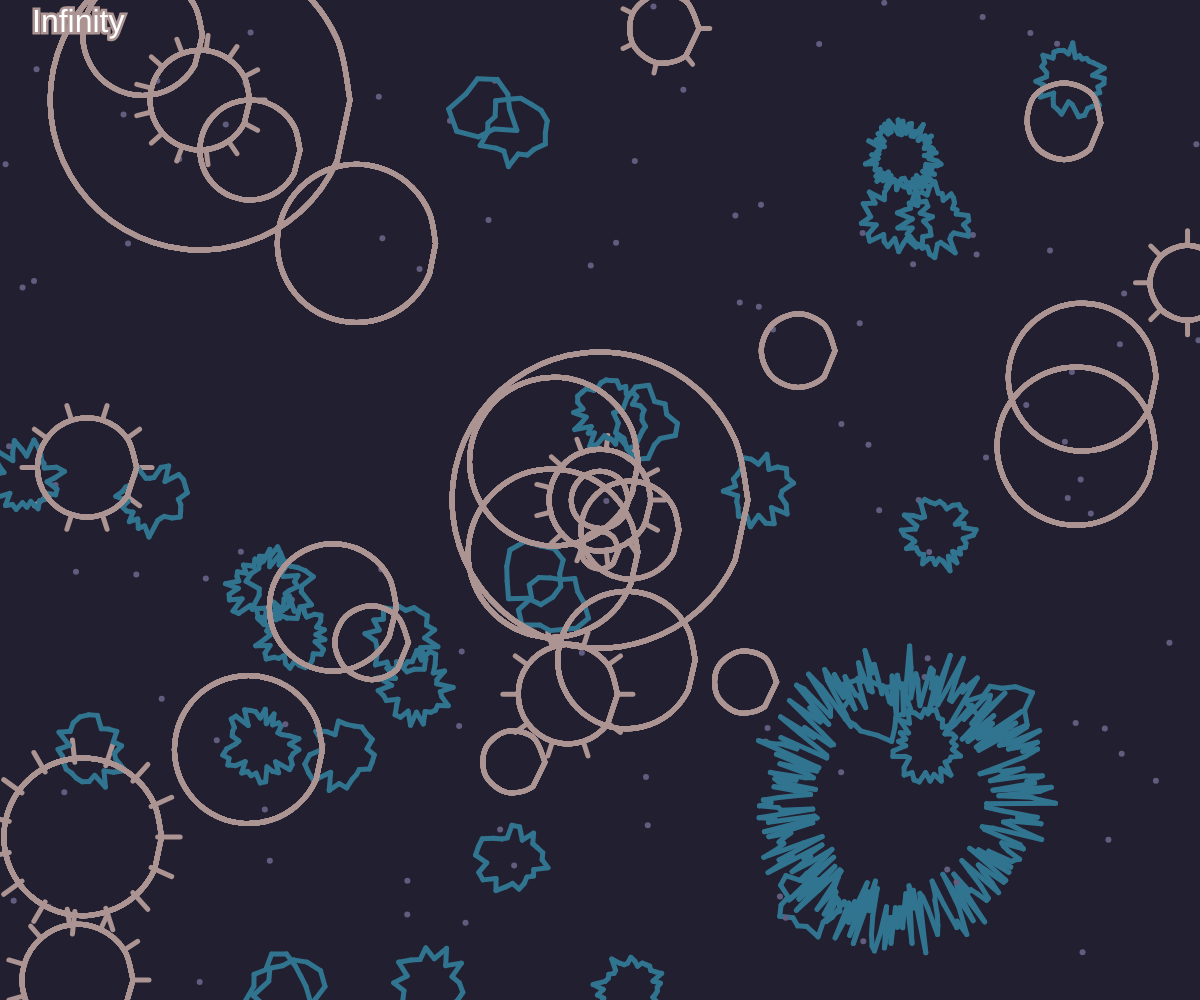
Frame 1 (no input)
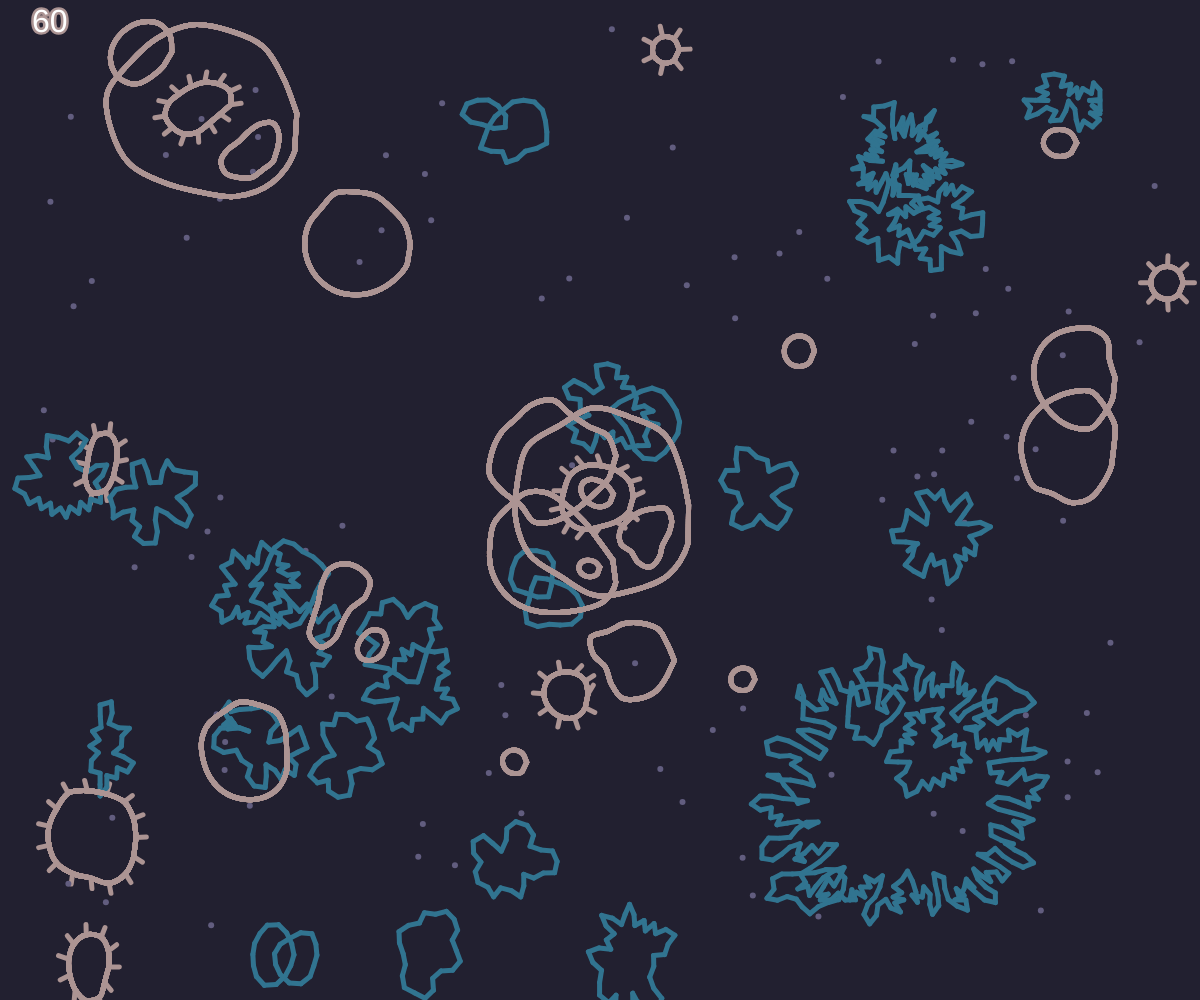
Frame 60 (no input)
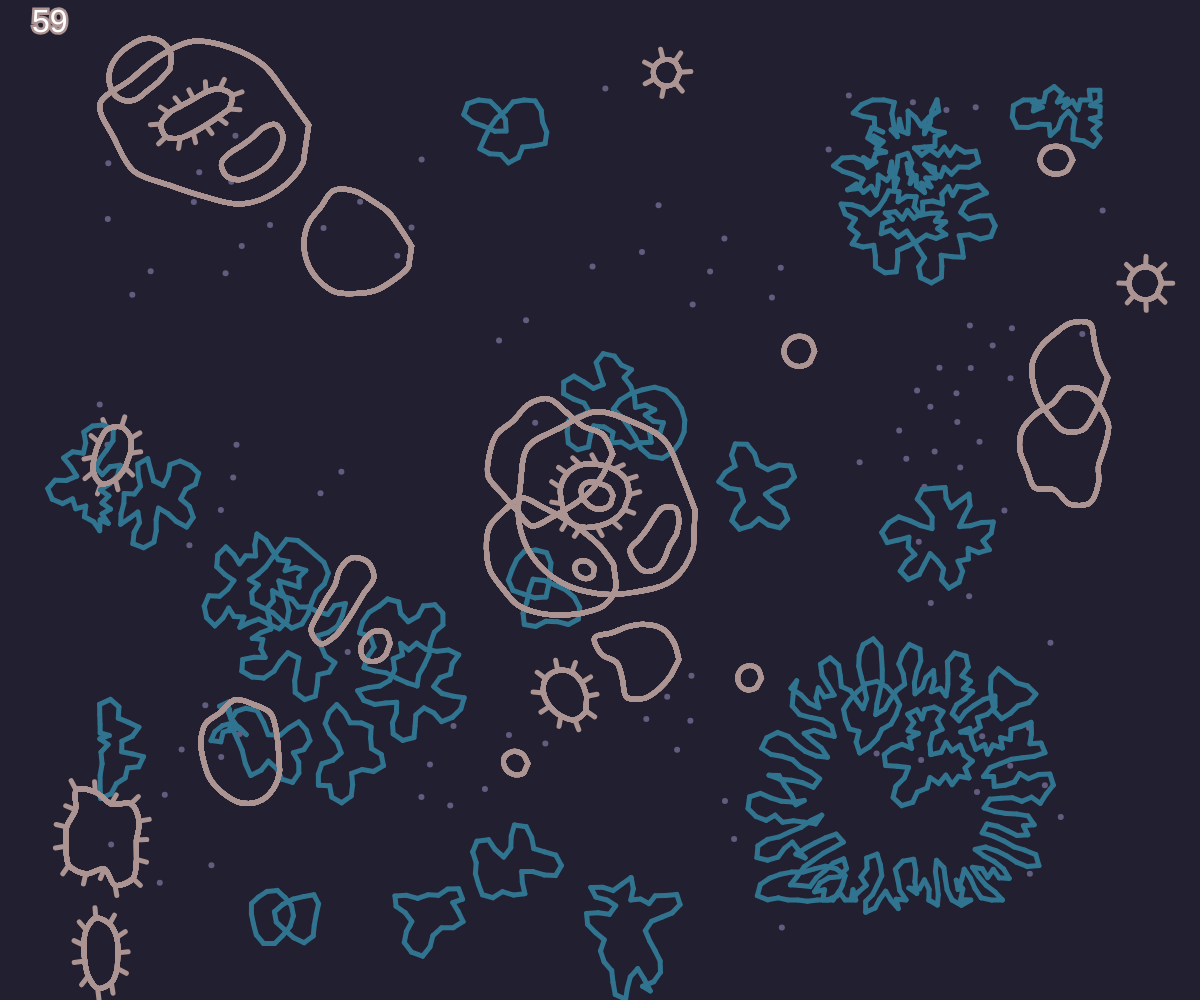
Frame 120 (the mouse pressed at the canvas centre since frame 60)

The p5.js sketch that drew these frames (run headless with seeded random() and noise() and a simulated clock; from frame 60 on, the mouse is pressed at the canvas centre):

// p5.js sketch
// ── sketch.js
let defualt_color = "rgb(49,116,144)";

let blob_fill_color;
let blob_stroke_color;
let dot1_color;

let count = 0;

let time = 0;

var applyForce =
  (distance = 10, strength = 1.0) =>
  (particle, particles) => {
    particles.forEach((p) => {
      if (p != particle) {
        let dx = p.x - particle.x;
        let dy = p.y - particle.y;
        let d = dx * dx + dy * dy;
        dx /= d + 0.1;
        dy /= d + 0.1;
        if (d < distance * distance) {
          particle.vx -= dx * strength;
          particle.vy -= dy * strength;
        }
      }
    });
  };

var applyAlignment =
  (distance = 10, strength = 1.0) =>
  (particle, particles) => {
    let AvgVx = 0;
    let AvgVy = 0;
    let count = 0;
    particles.forEach((p) => {
      if (p != particle) {
        let dx = p.x - particle.x;
        let dy = p.y - particle.y;
        let d = dx * dx + dy * dy;
        if (d < distance * distance) {
          AvgVx += p.vx;
          AvgVy += p.vy;
          count++;
        }
      }
    });
    if (count == 0) {
      return;
    }
    AvgVx /= count;
    AvgVy /= count;
    const DVx = AvgVx - particle.vx;
    const DVy = AvgVy - particle.vy;
    particle.vx += DVx * strength;
    particle.vy += DVy * strength;
  };

var applyCohesion =
  (distance = 10, strength = 1.0) =>
  (particle, particles) => {
    let AvgX = 0;
    let AvgY = 0;
    let count = 0;
    particles.forEach((p) => {
      if (p != particle) {
        let dx = p.x - particle.x;
        let dy = p.y - particle.y;
        let d = dx * dx + dy * dy;
        if (d < distance * distance) {
          AvgX += p.x;
          AvgY += p.y;
          count++;
        }
      }
    });
    if (count == 0) {
      return;
    }
    let DX = AvgX / count;
    let DY = AvgY / count;
    DX -= particle.x;
    DY -= particle.y;
    particle.vx += DX * strength;
    particle.vy += DY * strength;
  };

var applySeparation =
  (distance = 10, strength = 1.0) =>
  (particle, particles) => {
    let close_dx = 0;
    let close_dy = 0;
    particles.forEach((p) => {
      let dx = p.x - particle.x;
      let dy = p.y - particle.y;
      let d = dx * dx + dy * dy;
      if (d < distance * distance) {
        close_dx += particle.x - p.x;
        close_dy += particle.y - p.y;
      }
    });
    particle.vx += close_dx * strength;
    particle.vy += close_dy * strength;
  };

var applyMinVelocity =
  (minVel = 1.0) =>
  (particle) => {
    let d = particle.vx * particle.vx + particle.vy * particle.vy;
    d = Math.sqrt(d);
    particle.vx = (particle.vx / d) * minVel;
    particle.vy = (particle.vy / d) * minVel;
  };

var applyScreenBounds = (width, height, padding, turnFactor) => (particle) => {
  const leftMargin = padding;
  const rightMargin = width - padding;
  const topMargin = padding;
  const bottomMargin = height - padding;
  if (particle.x < leftMargin) {
    //particle.x = leftMargin;
    particle.vx += turnFactor;
  }
  if (particle.x > rightMargin) {
    //particle.x = rightMargin;
    particle.vx -= turnFactor;
  }
  if (particle.y < topMargin) {
    //particle.y = topMargin;
    particle.vy += turnFactor;
  }
  if (particle.y > bottomMargin) {
    //particle.y = bottomMargin;
    particle.vy -= turnFactor;
  }
};

var applyVineForce =
  (distance = 10, strength = 1.0) =>
  (particle, particles) => {
    let Dx = 0;
    let Dy = 0;
    let count = 0;
    particles.forEach((p) => {
      if (p == particle) {
        return;
      }
      let dx = p.x - particle.x;
      let dy = p.y - particle.y;
      let d = dx * dx + dy * dy;
      dx /= d + 0.1;
      dy /= d + 0.1;
      if (d < distance * distance) {
        Dx -= dx * strength;
        Dy -= dy * strength;
        count++;
      }
    });
    if (count == 0) {
      return;
    }
    particle.vx += Dx / count;
    particle.vy += Dy / count;
  };

var stayInBounds = (width, height, padding, force) => (particle) => {
  if (particle.x < padding) {
    particle.vx += force;
  }
  if (particle.x > width - padding) {
    particle.vx -= force;
  }
  if (particle.y < padding) {
    particle.vy += force;
  }
  if (particle.y > height - padding) {
    particle.vy -= force;
  }
};

class PhysicsWorld {
  constructor(cellSize) {
    this.cellSize = cellSize;
    this.gridWidth = Math.ceil(width / this.cellSize);
    this.gridHeight = Math.ceil(height / this.cellSize);
    this.cellIndex = new Array(this.gridWidth * this.gridHeight);
    this.cellIndex.fill(-1);
    this.particles = [];
    this.springs = [];
    this.interactions = {};
    this.blobs = [];
  }

  addParticle(particle) {
    this.particles.push(particle);
  }

  addSpring(spring) {
    this.springs.push(spring);
  }

  getParticleIndex(particle) {
    let x = Math.floor(particle.x / this.cellSize);
    let y = Math.floor(particle.y / this.cellSize);
    let index = x + y * this.gridWidth;
    return index;
  }

  compare = function (a, b) {
    a.index = this.getParticleIndex(a);
    b.index = this.getParticleIndex(b);

    if (a.index < b.index) {
      return -1;
    }
    if (a.index > b.index) {
      return 1;
    }
    return 0;
  };

  solveGrid() {
    this.cellIndex.fill(-1);
    this.particles.sort(this.compare.bind(this));
    for (let i = 0; i < this.particles.length; i++) {
      let index = this.particles[i].index;
      if (this.cellIndex[index] == -1) {
        this.cellIndex[index] = i;
      }
    }
  }

  getParticlesInCell(index, filters) {
    let particle = [];

    let i = this.cellIndex[index];
    while (i < this.particles.length && this.particles[i].index == index) {
      if (filters.includes(this.particles[i].type)) {
        particle.push(this.particles[i]);
      }
      i++;
    }

    return particle;
  }

  getParticlesInRadius(particle, filters) {
    let particles = [];
    let index = particle.index;
    for (let i = -1; i <= 1; i++) {
      for (let j = -1; j <= 1; j++) {
        let tempIndex = index + i + j * this.gridWidth;
        if (tempIndex >= 0 && tempIndex < this.cellIndex.length) {
          if (this.cellIndex[tempIndex] != -1) {
            let h = this.getParticlesInCell(tempIndex, filters);
            particles = [...particles, ...h];
            count++;
          }
        }
      }
    }
    return particles;
  }

  addInteraction(interaction, to, from) {
    // this.interactions.push({
    //   interaction: interaction,
    //   from: from,
    //   to: to
    // });
    to.forEach((t) => {
      (this.interactions[t] = this.interactions[t] || []).push({
        interaction: interaction,
        from: from,
      });
    });
  }

  drawBlobs() {
    for (let i = 0; i < this.blobs.length; i++) {
      if (this.blobs[i].fill) {
        fill(this.blobs[i].fill);
      }
      stroke(this.blobs[i].stroke);
      strokeWeight(5);
      beginShape();
      for (let j = 0; j < this.blobs[i].p.length; j++) {
        let p = this.blobs[i].p[j];
        curveVertex(p.x, p.y);
      }
      endShape(CLOSE);
    }
  }

  update() {
    for (let i = 0; i < this.particles.length; i++) {
      let inter = this.interactions[this.particles[i].type];
      if (inter != undefined) {
        for (let j = 0; j < inter.length; j++) {
          inter[j].interaction(
            this.particles[i],
            this.getParticlesInRadius(this.particles[i], inter[j].from)
          );
        }
      }

      this.particles[i].run();
      if (i < this.springs.length) {
        this.springs[i].run();
      }
    }

    this.drawBlobs();
  }
}

class Particle {
  constructor(x, y, type, physicsWorld, show) {
    this.type = type;
    this.x = x;
    this.y = y;
    this.physicsWorld = physicsWorld;
    this.vx = 0;
    this.vy = 0;
    this.show = show;
    this.index;
  }

  update() {
    this.x += this.vx;
    this.y += this.vy;
    this.vx *= 0.7;
    this.vy *= 0.7;
  }
  draw() {
    strokeWeight(6);
    stroke(dot1_color);
    //circle(this.x, this.y, 6);
    point(this.x, this.y);
  }
  run() {
    this.update();
    if (this.show) {
      this.draw();
    }
  }
}
class Spring {
  constructor(
    particle1,
    particle2,
    length,
    strength,
    show = false,
    color = defualt_color
  ) {
    this.particle1 = particle1;
    this.particle2 = particle2;
    this.length = length;
    this.strength = strength;
    this.show = show;
    this.color = color;
  }

  update() {
    let dx = this.particle2.x - this.particle1.x;
    let dy = this.particle2.y - this.particle1.y;
    let d = dist(
      this.particle1.x,
      this.particle1.y,
      this.particle2.x,
      this.particle2.y
    );
    dx /= d + 0.1;
    dy /= d + 0.1;
    let diff = d - this.length;
    dx *= diff * this.strength;
    dy *= diff * this.strength;
    this.particle1.vx += dx;
    this.particle1.vy += dy;
    this.particle2.vx -= dx;
    this.particle2.vy -= dy;
  }

  draw() {
    strokeWeight(5);
    stroke(this.color);
    line(
      this.particle1.x,
      this.particle1.y,
      this.particle2.x,
      this.particle2.y
    );
  }

  run() {
    this.update();
    if (this.show) {
      this.draw();
    }
  }
}

const CreateBlob = (x, y, n, r, physicsWorld) => {
  let particles = [];
  let addCilia = random(0, 1) > 0.7;

  for (let i = 0; i < n; i++) {
    let angle = (i * TWO_PI) / n;
    let particle = new Particle(
      x + r * cos(angle),
      y + r * sin(angle),
      "blob",
      physicsWorld,
      false
    );
    physicsWorld.addParticle(particle);

    particles.push(particle);
    if (addCilia) {
      let cilia = new Particle(
        x + r * 1.3 * cos(angle),
        y + r * 1.3 * sin(angle),
        "blob",
        physicsWorld,
        false
      );
      physicsWorld.addParticle(cilia);
      physicsWorld.addSpring(
        new Spring(particle, cilia, 10, 0.4, true, blob_stroke_color)
      );
    }

    physicsWorld.blobs.push({
      p: particles,
      n: n,
      stroke: blob_stroke_color,
      //fill: blob_fill_color,
    });
  }
  //   if (random(0, 1) > 0.7) {
  //     //CreateBlob(x, y, n - 5, r / 2, physicsWorld);
  //   }
  for (let i = 0; i < n; i++) {
    physicsWorld.addSpring(
      new Spring(particles[i], particles[(i + 1) % n], r / 4, 0.2)
    );
  }
};

const CreateNestedBlob = (x, y, n, r, physicsWorld) => {
  if (r < 30) {
    r += 30;
  }
  CreateBlob(x, y, n, r, physicsWorld);
  for (let i = 0; i < random(1, 3); i++) {
    CreateBlob(x, y, int(n / 2), r / 2, physicsWorld);
  }
};

const CreateCoral = (x, y, n, r, physicsWorld) => {
  let particles = [];

  for (let i = 0; i < n; i++) {
    let angle = (i * TWO_PI) / n;
    let rnd = random(0.7, 1.3);
    let particle = new Particle(
      x + r * rnd * cos(angle),
      y + r * rnd * sin(angle),
      "vine",
      physicsWorld,
      false
    );
    physicsWorld.addParticle(particle);

    //physicsWorld.blobs.push({ p: particle, n: n });

    particles.push(particle);
  }
  for (let i = 0; i < n; i++) {
    physicsWorld.addSpring(
      new Spring(particles[i], particles[(i + 1) % n], 10, 0.1, true)
    );
  }
};

let physicsWorld;

let focusedIndex;

const spawnFish = (x, y, physicsWorld) => {
  let fish = new Particle(x, y, "fish", physicsWorld, true);
  physicsWorld.addParticle(fish);
};

const spawnFishSchool = (n, physicsWorld) => {
  for (let i = 0; i < n; i++) {
    let x = random(width);
    let y = random(height);
    spawnFish(x, y, physicsWorld);
  }
};

function setup() {
  createCanvas(windowWidth, windowHeight);
  background(100);
  frameRate(244);

  blob_fill_color = color(26, 24, 37);
  blob_stroke_color = color(172, 148, 147);
  dot1_color = color("#625d7f");

  physicsWorld = new PhysicsWorld(50);

  physicsWorld.addInteraction(
    stayInBounds(width, height, 100, 0.1),
    ["blob", "dot", "vine"],
    []
  );

  physicsWorld.addInteraction(
    stayInBounds(width, height, 100, 0.1),
    ["dot"],
    ["dot"]
  );

  physicsWorld.addInteraction(
    stayInBounds(width, height, 100, 0.1),
    ["vine"],
    ["dot"]
  );

  for (let i = 0; i < 20; i++) {
    let blob_n = int(random(7, 19));
    let blob_radius = blob_n * 5;
    CreateBlob(
      random(width),
      random(height),
      blob_n,
      blob_radius,
      physicsWorld
    );
  }

  CreateBlob(width / 2, height / 2, 15, 150, physicsWorld);
  CreateBlob(width / 2, height / 2, 13, 50, physicsWorld);
  CreateBlob(width / 2 + 30, height / 2 + 30, 13, 50, physicsWorld);

  CreateBlob(width / 2 - 400, height / 2 - 400, 15, 150, physicsWorld);
  CreateBlob(width / 2 - 400, height / 2 - 400, 13, 50, physicsWorld);
  CreateBlob(width / 2 + 50 - 400, height / 2 + 50 - 400, 13, 50, physicsWorld);

  CreateBlob(width / 2, height / 2, 10, 30, physicsWorld);
  CreateBlob(width / 2 + 0, height / 2 + 50, 8, 20, physicsWorld);

  // for (let i = 0; i < 300; i++) {
  //   let particle = new Particle(
  //     random(width),
  //     random(height),
  //     "dot",
  //     physicsWorld,
  //     true
  //   );
  //   physicsWorld.addParticle(particle);
  // }
  physicsWorld.addInteraction(applyForce(70, 0.5), ["blob"], ["blob"]);
  physicsWorld.addInteraction(applyForce(30, 1.0), ["blob"], ["blob"]);
  physicsWorld.addInteraction(applyForce(300, -0.3), ["blob"], ["blob"]);

  physicsWorld.addInteraction(applyForce(100, -0.2), ["dot"], ["dot", "blob"]);
  physicsWorld.addInteraction(applyForce(30, 0.7), ["dot"], ["dot"]);

  physicsWorld.addInteraction(applyForce(100, -0.2), ["dot"], ["dot"]);
  physicsWorld.addInteraction(applyForce(200, -0.01), ["dot"], ["blob"]);

  for (let i = 0; i < 30; i++) {
    CreateCoral(
      random(width),
      random(height),
      int(random(10, 50)),
      30,
      physicsWorld
    );
  }

  CreateCoral(random(width), random(height), 100, 30, physicsWorld);

  CreateCoral(width / 2 + 300, height / 2 + 300, 300, 120, physicsWorld);

  physicsWorld.addInteraction(applyVineForce(23, 5), ["vine"], ["vine"]);

  physicsWorld.addInteraction(applyVineForce(500, -2.5), ["vine"], ["vine"]);

  physicsWorld.addInteraction(applyForce(50, 0.1), ["vine"], ["blob"]);

  physicsWorld.addInteraction(applyForce(50, 0.2), ["blob"], ["vine"]);

  physicsWorld.addInteraction(applyForce(80, 0.3), ["dot"], ["vine"]);

  spawnFishSchool(100, physicsWorld);

  physicsWorld.addInteraction(
    applyForce(20, 0.6),
    ["fish"],
    ["vine", "blob", "dot"]
  );
  physicsWorld.addInteraction(
    applyForce(50, 0.4),
    ["vine", "blob", "dot"],
    ["fish"]
  );
  // physicsWorld.addInteraction(applyForce(200, -0.5), ["fish"], ["vine"]);

  physicsWorld.addInteraction(
    applyScreenBounds(width, height, 200, 0.05),
    ["fish"],
    []
  );
  //physicsWorld.addInteraction(applyForce(20, 10.3), ["fish"], ["fish"]);
  physicsWorld.addInteraction(applySeparation(30, 0.005), ["fish"], ["fish"]);
  physicsWorld.addInteraction(applyAlignment(100, 0.05), ["fish"], ["fish"]);
  physicsWorld.addInteraction(applyCohesion(100, 0.0005), ["fish"], ["fish"]);
  physicsWorld.addInteraction(applyMinVelocity(1.0), ["fish"], ["fish"]);

  console.log(physicsWorld.interactions);

  physicsWorld.solveGrid();
}

function draw() {
  background("#222030");
  noFill();
  strokeWeight(3);

  time++;

  physicsWorld.solveGrid();
  physicsWorld.update();
  //   for(let i = 0; i < physicsWorld.particles.length; i++){
  //       physicsWorld.particles[i].run();
  //   }
  let fps = Math.floor(frameRate());
  textSize(32);
  fill(255);
  text(fps.toString(), 32, 32);
}
